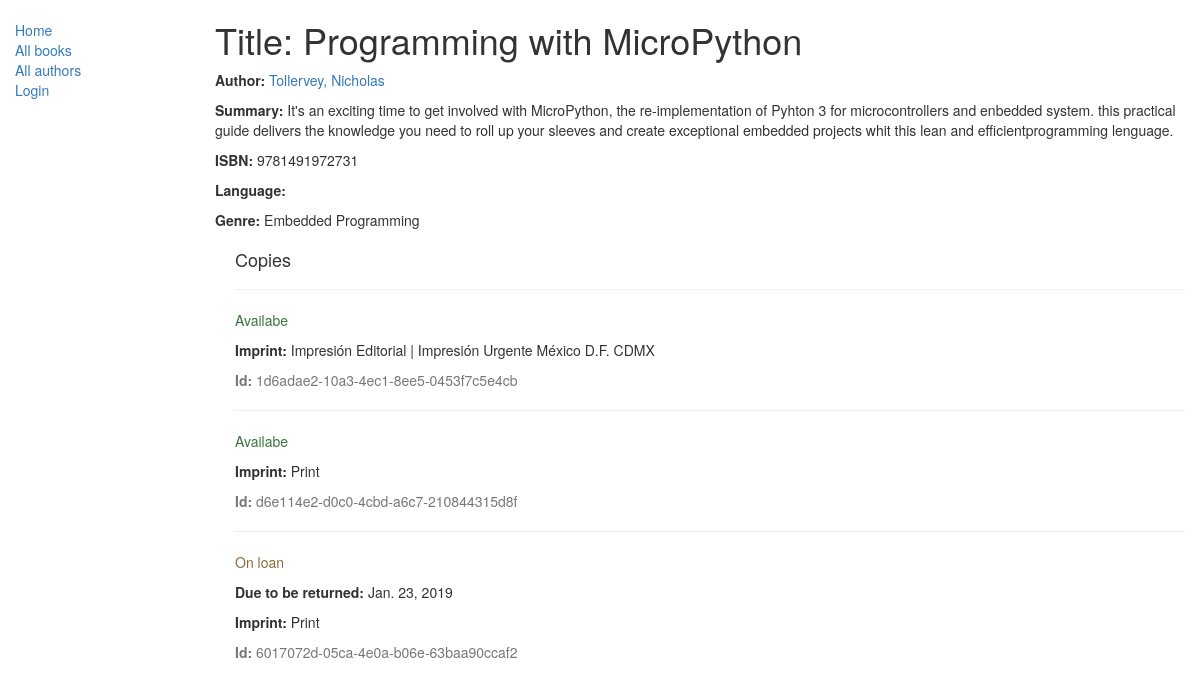
Screenshot of /catalogo/book/2 with the database file from the repository.
### catalogo/models.py (models this page shows, shortened)
class Book(models.Model):
	title = models.CharField(max_length=200)
	author = models.ForeignKey('Author', on_delete=models.SET_NULL, null=True)
	summary = models.TextField(max_length=1009, help_text="Enter a brief description of the book")
	isbn = models.CharField('ISBN', max_length=13, help_text='13 Character <a href="https://www.isbn-international.org/content/what-isbn"> ISBN numbre</a>')
	genre = models.ManyToManyField(Genre, help_text="Select a genre for his book")
	def display_genre(self):
		"""
        Creates a string for the Genre. This is required to display genre in Admin.
        """
		return ', '.join([ genre.name for genre in self.genre.all()[:3] ])
	display_genre.short_description = 'Genre'

class Author(models.Model):
	first_name = models.CharField(max_length=100)
	last_name = models.CharField(max_length=100)
	date_of_birth = models.DateField(null=True, blank=True)
	date_of_death = models.DateField('Died', null=True, blank=True)
	def __str__(self):
		return '%s, %s' % (self.last_name, self.first_name)

class Genre(models.Model):
	name = models.CharField(max_length=200, help_text="Enter a book genre (e.g Science Fiction, French Poety etc.)")
	def __str__(self):
		return self.name

class BookInstance(models.Model):
	id = models.UUIDField(primary_key=True, default=uuid.uuid4, help_text="ID único para este libro particular en toda la biblioteca")
	book = models.ForeignKey('Book', on_delete=models.SET_NULL, null=True)
	imprint =models.CharField(max_length=200)
	due_back = models.DateField(null=True, blank=True)
	LOAN_STATUS = (
		('m', 'Maintence'),
		('o', 'On loan'),
		('a', 'Availabe'),
		('r', 'Reserved'),
	)
	status = models.CharField(max_length=1,	choices=LOAN_STATUS, blank=True, default='m', help_text='Disponibilidad del libro')
	borrower = models.ForeignKey(User, on_delete=models.SET_NULL, null=True, blank=True)
	class Meta:
		ordering = ["due_back"]
		permissions = (("can_mark_returned", "Set book as returned"),)

### catalogo/views.py (the view)
# urls.py: url(r'^book/(?P<pk>\d+)$', views.BookDetailView.as_view(), name='book-detail'),
class BookDetailView(generic.DetailView):
	model = Book
	paginate_by = 10

### catalogo/templates/catalogo/book_detail.html
{% extends "base_generic.html" %}
{% block content %}
  <h1>Title: {{ book.title }}</h1>
  <p><strong>Author:</strong> <a href="">{{ book.author }}</a></p>
  <p><strong>Summary:</strong> {{ book.summary }}</p>
  <p><strong>ISBN:</strong> {{ book.isbn }}</p>
  <p><strong>Language:</strong> {{ book.language }}</p>
  <p><strong>Genre:</strong> {% for genre in book.genre.all %} {{ genre }}{% if not forloop.last %}, {% endif %}{% endfor %}</p>
  <div style="margin-left:20px;margin-top:20px">
    <h4>Copies</h4>
    {% for copy in book.bookinstance_set.all %}
    <hr>
    <p class="{% if copy.status == 'a' %}text-success{% elif copy.status == 'm' %}text-danger{% else %}text-warning{% endif %}">{{ copy.get_status_display }}</p>
    {% if copy.status != 'a' %}<p><strong>Due to be returned:</strong> {{copy.due_back}}</p>{% endif %}
    <p><strong>Imprint:</strong> {{copy.imprint}}</p>
    <p class="text-muted"><strong>Id:</strong> {{copy.id}}</p>
    {% endfor %}
  </div>
{% endblock %}

### rows the page displays
Book: title "Programming with MicroPython", author "Tollervey, Nicholas", summary "It's an exciting time to get involved with MicroPython, the re-implementation of Pyhton 3 for microcontrollers and enbedded system. this practical guide delivers the knowledge you need to roll up your sleeves and create exceptional embedded projects whit this lean and efficientprogramming lenguage.", isbn "9781491972731"
Genre: name "Embedded Programming"
BookInstance: status "Availabe", imprint "Impresión Editorial | Impresión Urgente México D.F. CDMX", id "1d6adae2-10a3-4ec1-8ee5-0453f7c5e4cb"
BookInstance: status "Availabe", imprint "Print", id "d6e114e2-d0c0-4cbd-a6c7-210844315d8f"
BookInstance: status "On loan", due_back "Jan. 23, 2019", imprint "Print", id "6017072d-05ca-4e0a-b06e-63baa90ccaf2"
